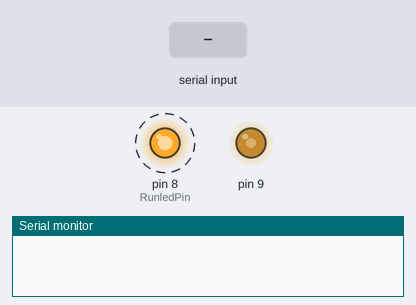
This sketch was run on a simulated Arduino Uno, built with avr-gcc and run on an emulated ATmega328P. Shown: output pins drawn as LEDs (lit = HIGH), the last lines printed to the serial monitor. Dashed ring = blinking. Inputs (shaded band) come from the test bench.

Above: at 1.25 s.
1.3 s: "30,150\n" received over the second serial link
At 2.44 s:
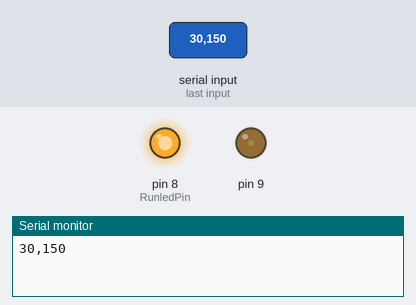
4.3 s: "90\n" received over the second serial link
At 5.64 s:
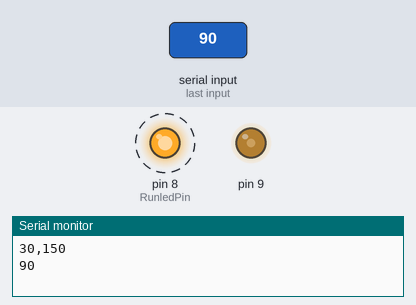
7.3 s: "200\n" received over the second serial link
At 8.45 s:
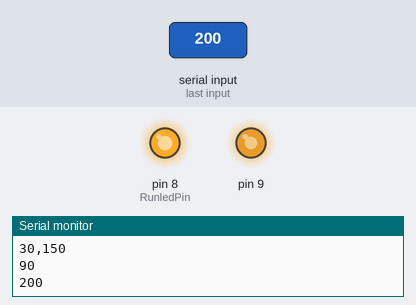
10.3 s: "90,45\n" received over the second serial link
At 11.54 s:
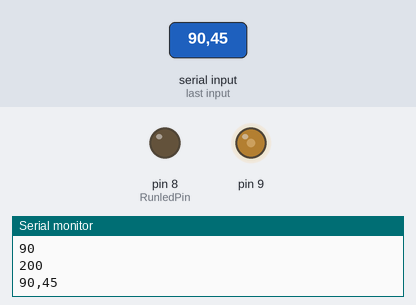
Timing chart, 0 to 14.3 s (numbered marks = the images above; inputs shaded):
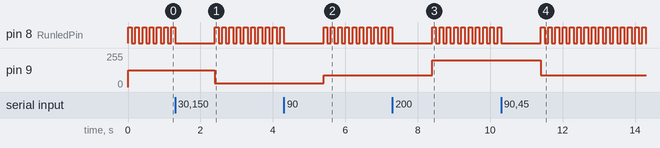

Measured:
- after the input at 1.3 s, pin 9: 127/255 → 30/255 after 1.1 s
- after the input at 4.3 s, pin 9: 30/255 → 90/255 after 1.1 s
- after the input at 7.3 s, pin 9: 90/255 → 200/255 after 1.1 s
- after the input at 10.3 s, pin 9: 200/255 → 90/255 after 1.1 s
- by itself, pin 8 (RunledPin): repeats every 0.20 s: HIGH 0.10 s, LOW 0.10 s

The sketch:

arduino_bluetooth_code.ino
```cpp
#include <SoftwareSerial.h>
#include "blink.h"
#include "bluetooth.h"

/// ----------------------------------------------------------------------------------
void setup(void)
/// ----------------------------------------------------------------------------------
{
  BTSerial.begin(9600); // HC05 데이터모드, 시리얼 통신속도 9600bps (Bit Per Second)

  pinMode(RunledPin, OUTPUT);
  Serial.begin(9600); // 터미널 시리얼 통신속도 9600bps (Bit Per Second)
  analogWrite(9, 127);
}

/// ----------------------------------------------------------------------------------
void loop(void)
/// ----------------------------------------------------------------------------------
{
  Bluetooth_commnunication();
  blinkingLed(); // Run LED is blinking
  ControlLed(0, 1); // Entry : (int color, int control), color 0 = Red, 1 = blue
}
```

blink.h
```cpp
#ifndef _BLINK_H_ // ~~ #endif // _BLINK_H_ 까지의 Pesudo 코드 정의이며, 이는 무한 자기 참조를 막기 위함이다.
#define _BLINK_H_

// ----------------------------------------------------------------------------------------------
//#include "blink.h"

extern int RunledPin; // RUN LED

void blinkingLed(void); // Function to Blink LED, Called from the loop function
void ControlLed(int color, int control); // color 0 = Red, 1 = blue

// ----------------------------------------------------------------------------------------------
#endif // _BLINK_H_
```

blink.ino
```cpp
#include "blink.h"

int RunledPin = 8; // RUN LED

/// ----------------------------------------------------------------------------------
void blinkingLed(void) // Function to Blink LED, Called from the loop function
/// ----------------------------------------------------------------------------------
{
  digitalWrite(RunledPin, HIGH);
  delay(100);
  digitalWrite(RunledPin, LOW);
  delay(100);
}

/// ----------------------------------------------------------------------------------
void ControlLed(int color, int control) // color 0 = Red, 1 = blue
/// ----------------------------------------------------------------------------------
{
  if (color) {
    //
    if (control){
      //
    }
    else {
      //
    }
  }
  else {
    //
    if (control){
      //
    }
    else {
      //
    }
  }
}
```

bluetooth.h
```cpp
#ifndef _BLUETOOTH_H_ // ~~ #endif // _BLUETOOTH_H_ 까지의 Pesudo 코드 정의이며, 이는 무한 자기 참조를 막기 위함이다.
#define _BLUETOOTH_H_

// ----------------------------------------------------------------------------------------------
//#include "bluetooth.h"

SoftwareSerial BTSerial(2,3);

//extern SoftwareSerial BTSerial(2,3);
//extern BTSerial(2,3);

void Bluetooth_commnunication(void);

// ----------------------------------------------------------------------------------------------
#endif // _BLUETOOTH_H_
```

bluetooth.ino
```cpp
#include <SoftwareSerial.h>
#include "bluetooth.h"

String androidCmd; // Command message from Android
int nr;

/// ----------------------------------------------------------------------------------
void Bluetooth_commnunication(void)
/// ----------------------------------------------------------------------------------
{
  // Read incoming command from Android
  if (BTSerial.available() > 0)
  {
    //androidCmd = BTSerial.read(); // 현재 수신된 바이트를 모두 읽는다.
    androidCmd = BTSerial.readStringUntil('\r'); // 수신된 바이트를 조사하여 '\r'이 수신되는 지점 까지만을 읽는다.

    Serial.println(androidCmd); // For debug purpose

    nr = androidCmd.toInt();
    analogWrite(9, nr);
  }
}
```
